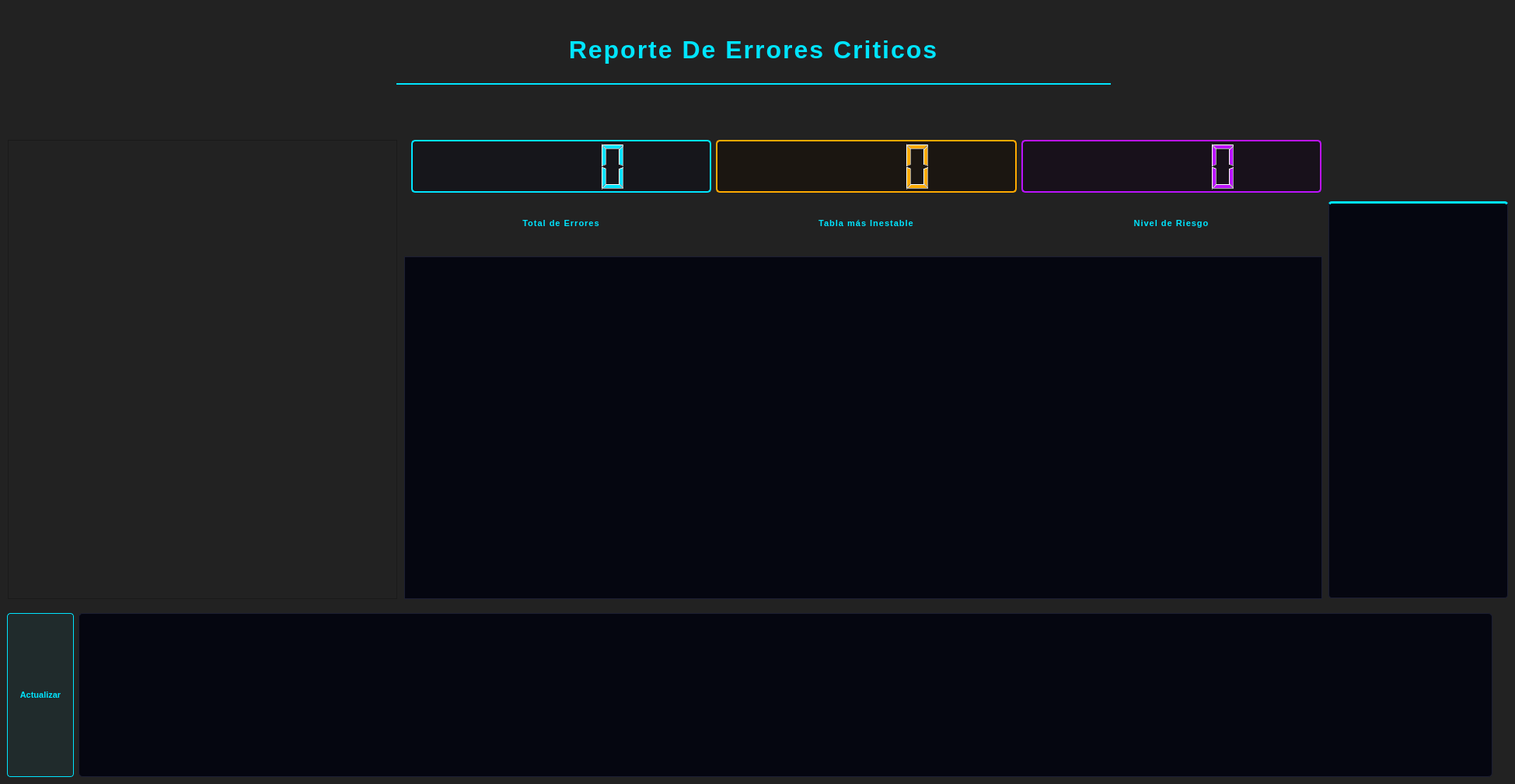
       <widget class="QWidget" name="page_3">
        <property name="styleSheet">
         <string notr="true">background-color: rgb(34, 34, 34);</string>
        </property>
        <widget class="QLabel" name="titulo_etapa_2">
         <property name="geometry">
          <rect>
           <x>510</x>
           <y>20</y>
           <width>919</width>
           <height>99</height>
          </rect>
         </property>
         <property name="styleSheet">
          <string notr="true">QLabel {
    color: #00e5ff; /* Cian Neón */
    font-size: 32px;
    font-weight: bold;
    font-family: 'Segoe UI Semibold', sans-serif;
    letter-spacing: 2px;
    padding: 5px;
    background-color: transparent;
    /* Línea inferior de neón que da estructura */
    border-bottom: 2px solid #00e5ff;
    margin-bottom: 10px;
}</string>
         </property>
         <property name="text">
          <string>Reporte De Errores Criticos</string>
         </property>
         <property name="alignment">
          <set>Qt::AlignmentFlag::AlignCenter</set>
         </property>
        </widget>
        <widget class="QWidget" name="verticalLayoutWidget_9">
         <property name="geometry">
          <rect>
           <x>10</x>
           <y>180</y>
           <width>501</width>
           <height>591</height>
          </rect>
         </property>
         <layout class="QVBoxLayout" name="verticalLayout_9">
          <item>
           <widget class="QFrame" name="frame_8">
            <property name="frameShape">
             <enum>QFrame::Shape::StyledPanel</enum>
            </property>
            <property name="frameShadow">
             <enum>QFrame::Shadow::Raised</enum>
            </property>
           </widget>
          </item>
         </layout>
        </widget>
        <widget class="QWidget" name="horizontalLayoutWidget_7">
         <property name="geometry">
          <rect>
           <x>520</x>
           <y>330</y>
           <width>1181</width>
           <height>441</height>
          </rect>
         </property>
         <layout class="QHBoxLayout" name="horizontalLayout_7">
          <item>
           <widget class="QTableWidget" name="tabla_tablas">
            <property name="styleSheet">
             <string notr="true">/* Estilo general de la Tabla */
QTableWidget {
    background-color: #050610;        /* Fondo ultra oscuro */
    alternate-background-color: #0a0b1a; /* Filas alternas un poco más claras */
    gridline-color: #1c1e33;          /* Color de las líneas de la rejilla */
    color: #ffffff;                    /* Color de la letra */
    font-family: &quot;Segoe UI&quot;;
    font-size: 10px;
    border: 1px solid #1c1e33;
    selection-background-color: rgba(0, 229, 255, 0.2); /* Fondo de celda seleccionada */
    selection-color: #00e5ff;          /* Texto de celda seleccionada */
}

/* Estilo de los Encabezados (Header) */
QHeaderView::section {
    background-color: #0f1124;
    color: #00e5ff;                    /* Texto Cian Neón */
    padding: 5px;
    border: 1px solid #1c1e33;
    font-weight: bold;
    text-transform: uppercase;
}

/* Esquina superior izquierda donde se juntan los encabezados */
QTableCornerButton::section {
    background-color: #0f1124;
    border: 1px solid #1c1e33;
}

/* Estilo de la Barra de Desplazamiento (Scrollbar) */
QScrollBar:vertical {
    border: none;
    background: #050610;
    width: 10px;
    margin: 0px;
}

QScrollBar::handle:vertical {
    background: #1c1e33;
    min-height: 20px;
    border-radius: 5px;
}

QScrollBar::handle:vertical:hover {
    background: #00e5ff;              /* El scroll brilla al pasar el mouse */
}</string>
            </property>
           </widget>
          </item>
         </layout>
        </widget>
        <widget class="QWidget" name="gridLayoutWidget_2">
         <property name="geometry">
          <rect>
           <x>529</x>
           <y>180</y>
           <width>1171</width>
           <height>141</height>
          </rect>
         </property>
         <layout class="QGridLayout" name="gridLayout_2">
          <item row="0" column="2">
           <widget class="QLCDNumber" name="lcdNumber_3">
            <property name="styleSheet">
             <string notr="true">QLCDNumber {
    background-color: rgba(15, 0, 20, 0.5);
    border: 2px solid #bc13fe; /* Violeta eléctrico */
    color: #bc13fe;
    border-radius: 5px;
}</string>
            </property>
           </widget>
          </item>
          <item row="0" column="0">
           <widget class="QLCDNumber" name="lcdNumber">
            <property name="styleSheet">
             <string notr="true">QLCDNumber {
    background-color: rgba(10, 10, 20, 0.5); /* Fondo semitransparente oscuro */
    border: 2px solid #00e5ff; /* Borde cian neón */
    border-radius: 5px;
    color: #00e5ff; /* Color de los números */
    padding: 5px;
}

/* Efecto cuando el valor es crítico (opcional, si usas una clase específica) */
QLCDNumber#lcd_error_critico {
    border: 2px solid #ff0055; /* Borde rojo neón para alertas */
    color: #ff0055;
}</string>
            </property>
           </widget>
          </item>
          <item row="0" column="1">
           <widget class="QLCDNumber" name="lcdNumber_2">
            <property name="styleSheet">
             <string notr="true">/* 1. LCD TOTAL DE ERRORES - Rojo Alerta */
QLCDNumber {
    background-color: rgba(20, 0, 0, 0.5);
    border: 2px solid #ff0055; /* Rojo neón */
    color: #ff0055;
    border-radius: 5px;
}

/* 2. LCD TABLA MÁS INESTABLE - Naranja Precaución */
QLCDNumber {
    background-color: rgba(20, 10, 0, 0.5);
    border: 2px solid #ffaa00; /* Naranja neón */
    color: #ffaa00;
    border-radius: 5px;
}

/* 3. LCD NIVEL DE RIESGO - Amarillo/Cian informativo */
QLCDNumber#lcd_riesgo {
    background-color: rgba(0, 20, 20, 0.5);
    border: 2px solid #00e5ff; /* Cian original */
    color: #00e5ff;
    border-radius: 5px;
}

/* Estilo para las Labels debajo de los LCDs */
QLabel {
    font-family: &quot;Segoe UI&quot;;
    font-size: 10px;
    font-weight: bold;
    text-transform: uppercase;
    margin-top: 5px;
}</string>
            </property>
           </widget>
          </item>
          <item row="1" column="0">
           <widget class="QLabel" name="label">
            <property name="styleSheet">
             <string notr="true">QLabel {
    color: #00e5ff;
    font-family: &quot;Segoe UI&quot;, sans-serif;
    font-size: 11px;
    font-weight: bold;
    text-transform: uppercase;
    letter-spacing: 1px;
    background: transparent;
}

/* Estilo para el título principal &quot;Reporte De Errores Criticos&quot; */
QLabel#titulo_reporte {
    font-size: 24px;
    color: #ffffff;
    border-bottom: 2px solid #00e5ff;
    padding-bottom: 10px;
}</string>
            </property>
            <property name="text">
             <string>Total de Errores</string>
            </property>
            <property name="alignment">
             <set>Qt::AlignmentFlag::AlignCenter</set>
            </property>
           </widget>
          </item>
          <item row="1" column="1">
           <widget class="QLabel" name="label_2">
            <property name="styleSheet">
             <string notr="true">QLabel {
    color: #00e5ff;
    font-family: &quot;Segoe UI&quot;, sans-serif;
    font-size: 11px;
    font-weight: bold;
    text-transform: uppercase;
    letter-spacing: 1px;
    background: transparent;
}

/* Estilo para el título principal &quot;Reporte De Errores Criticos&quot; */
QLabel#titulo_reporte {
    font-size: 24px;
    color: #ffffff;
    border-bottom: 2px solid #00e5ff;
    padding-bottom: 10px;
}</string>
            </property>
            <property name="text">
             <string>Tabla más Inestable</string>
            </property>
            <property name="alignment">
             <set>Qt::AlignmentFlag::AlignCenter</set>
            </property>
           </widget>
          </item>
          <item row="1" column="2">
           <widget class="QLabel" name="label_3">
            <property name="styleSheet">
             <string notr="true">QLabel {
    color: #00e5ff;
    font-family: &quot;Segoe UI&quot;, sans-serif;
    font-size: 11px;
    font-weight: bold;
    text-transform: uppercase;
    letter-spacing: 1px;
    background: transparent;
}

/* Estilo para el título principal &quot;Reporte De Errores Criticos&quot; */
QLabel#titulo_reporte {
    font-size: 24px;
    color: #ffffff;
    border-bottom: 2px solid #00e5ff;
    padding-bottom: 10px;
}</string>
            </property>
            <property name="text">
             <string>Nivel de Riesgo</string>
            </property>
            <property name="alignment">
             <set>Qt::AlignmentFlag::AlignCenter</set>
            </property>
           </widget>
          </item>
         </layout>
        </widget>
        <widget class="QWidget" name="formLayoutWidget">
         <property name="geometry">
          <rect>
           <x>9</x>
           <y>789</y>
           <width>1911</width>
           <height>211</height>
          </rect>
         </property>
         <layout class="QFormLayout" name="formLayout">
          <item row="0" column="0">
           <widget class="QPushButton" name="push_actualizar">
            <property name="sizePolicy">
             <sizepolicy hsizetype="Expanding" vsizetype="Expanding">
              <horstretch>0</horstretch>
              <verstretch>0</verstretch>
             </sizepolicy>
            </property>
            <property name="styleSheet">
             <string notr="true">/* Estilo base para todos los botones de la pestaña */
QPushButton {
    background-color: rgba(0, 229, 255, 0.05); /* Fondo casi transparente */
    color: #00e5ff;                            /* Texto Cian */
    border: 1px solid #00e5ff;                 /* Borde neón delgado */
    border-radius: 4px;
    font-family: &quot;Segoe UI&quot;;
    font-size: 11px;
    font-weight: bold;
    padding: 8px 15px;
    text-transform: uppercase;
}

/* Efecto al pasar el mouse (Hover) */
QPushButton:hover {
    background-color: #00e5ff;                 /* Se llena de color */
    color: #050610;                            /* Texto se vuelve oscuro */
    border: 1px solid #ffffff;
}

/* Efecto al presionar (Pressed) */
QPushButton:pressed {
    background-color: #008ba3;
    padding-left: 10px;                        /* Efecto de hundimiento */
}

/* --- ESTILO ESPECIAL PARA EL BOTÓN DE PURGA / ELIMINAR --- */
/* (Debes ponerle este objectName en Designer: btn_eliminar_critico) */
QPushButton#btn_eliminar_critico {
    color: #ff0055;                            /* Texto Rojo/Magenta */
    border: 1px solid #ff0055;
    background-color: rgba(255, 0, 85, 0.05);
}

QPushButton#btn_eliminar_critico:hover {
    background-color: #ff0055;
    color: #ffffff;
}</string>
            </property>
            <property name="text">
             <string>Actualizar</string>
            </property>
           </widget>
          </item>
          <item row="0" column="1">
           <widget class="QPlainTextEdit" name="plainTextEdit_2">
            <property name="styleSheet">
             <string notr="true">QPlainTextEdit {
    background-color: #050610;        /* Fondo ultra oscuro */
    color: #00e5ff;                   /* Texto Cian Neón */
    font-family: 'Consolas', 'Monospace', 'Courier New'; /* Fuentes de programador */
    font-size: 11px;
    border: 1px solid #1c1e33;        /* Borde discreto */
    border-radius: 5px;
    padding: 10px;
    selection-background-color: #00e5ff;
    selection-color: #050610;
}

/* Estilo de la barra de desplazamiento (Scrollbar) para que no sea gris */
QPlainTextEdit QScrollBar:vertical {
    border: none;
    background: #050610;
    width: 8px;
}

QPlainTextEdit QScrollBar::handle:vertical {
    background: #1c1e33;
    border-radius: 4px;
}

QPlainTextEdit QScrollBar::handle:vertical:hover {
    background: #00e5ff;
}</string>
            </property>
           </widget>
          </item>
         </layout>
        </widget>
        <widget class="QWidget" name="verticalLayoutWidget_10">
         <property name="geometry">
          <rect>
           <x>1709</x>
           <y>259</y>
           <width>231</width>
           <height>511</height>
          </rect>
         </property>
         <layout class="QVBoxLayout" name="verticalLayout_10">
          <item>
           <widget class="QTextBrowser" name="textBrowser_2">
            <property name="styleSheet">
             <string notr="true">QTextBrowser {
    background-color: #050610;        /* Fondo oscuro coherente */
    color: #e0e0e0;                   /* Texto gris claro para mejor lectura de párrafos */
    font-family: &quot;Segoe UI&quot;, &quot;Arial&quot;;
    font-size: 11px;
    border: 1px solid #1c1e33;
    border-top: 3px solid #00e5ff;    /* Detalle superior cian para diferenciarlo */
    border-radius: 4px;
    padding: 15px;
    line-height: 150%;                /* Espaciado entre líneas */
}

/* Estilo para los Scrollbars (para que no desentonen) */
QTextBrowser QScrollBar:vertical {
    border: none;
    background: #050610;
    width: 8px;
}

QScrollBar::handle:vertical {
    background: #1c1e33;
    border-radius: 4px;
}</string>
            </property>
           </widget>
          </item>
         </layout>
        </widget>
       </widget>
